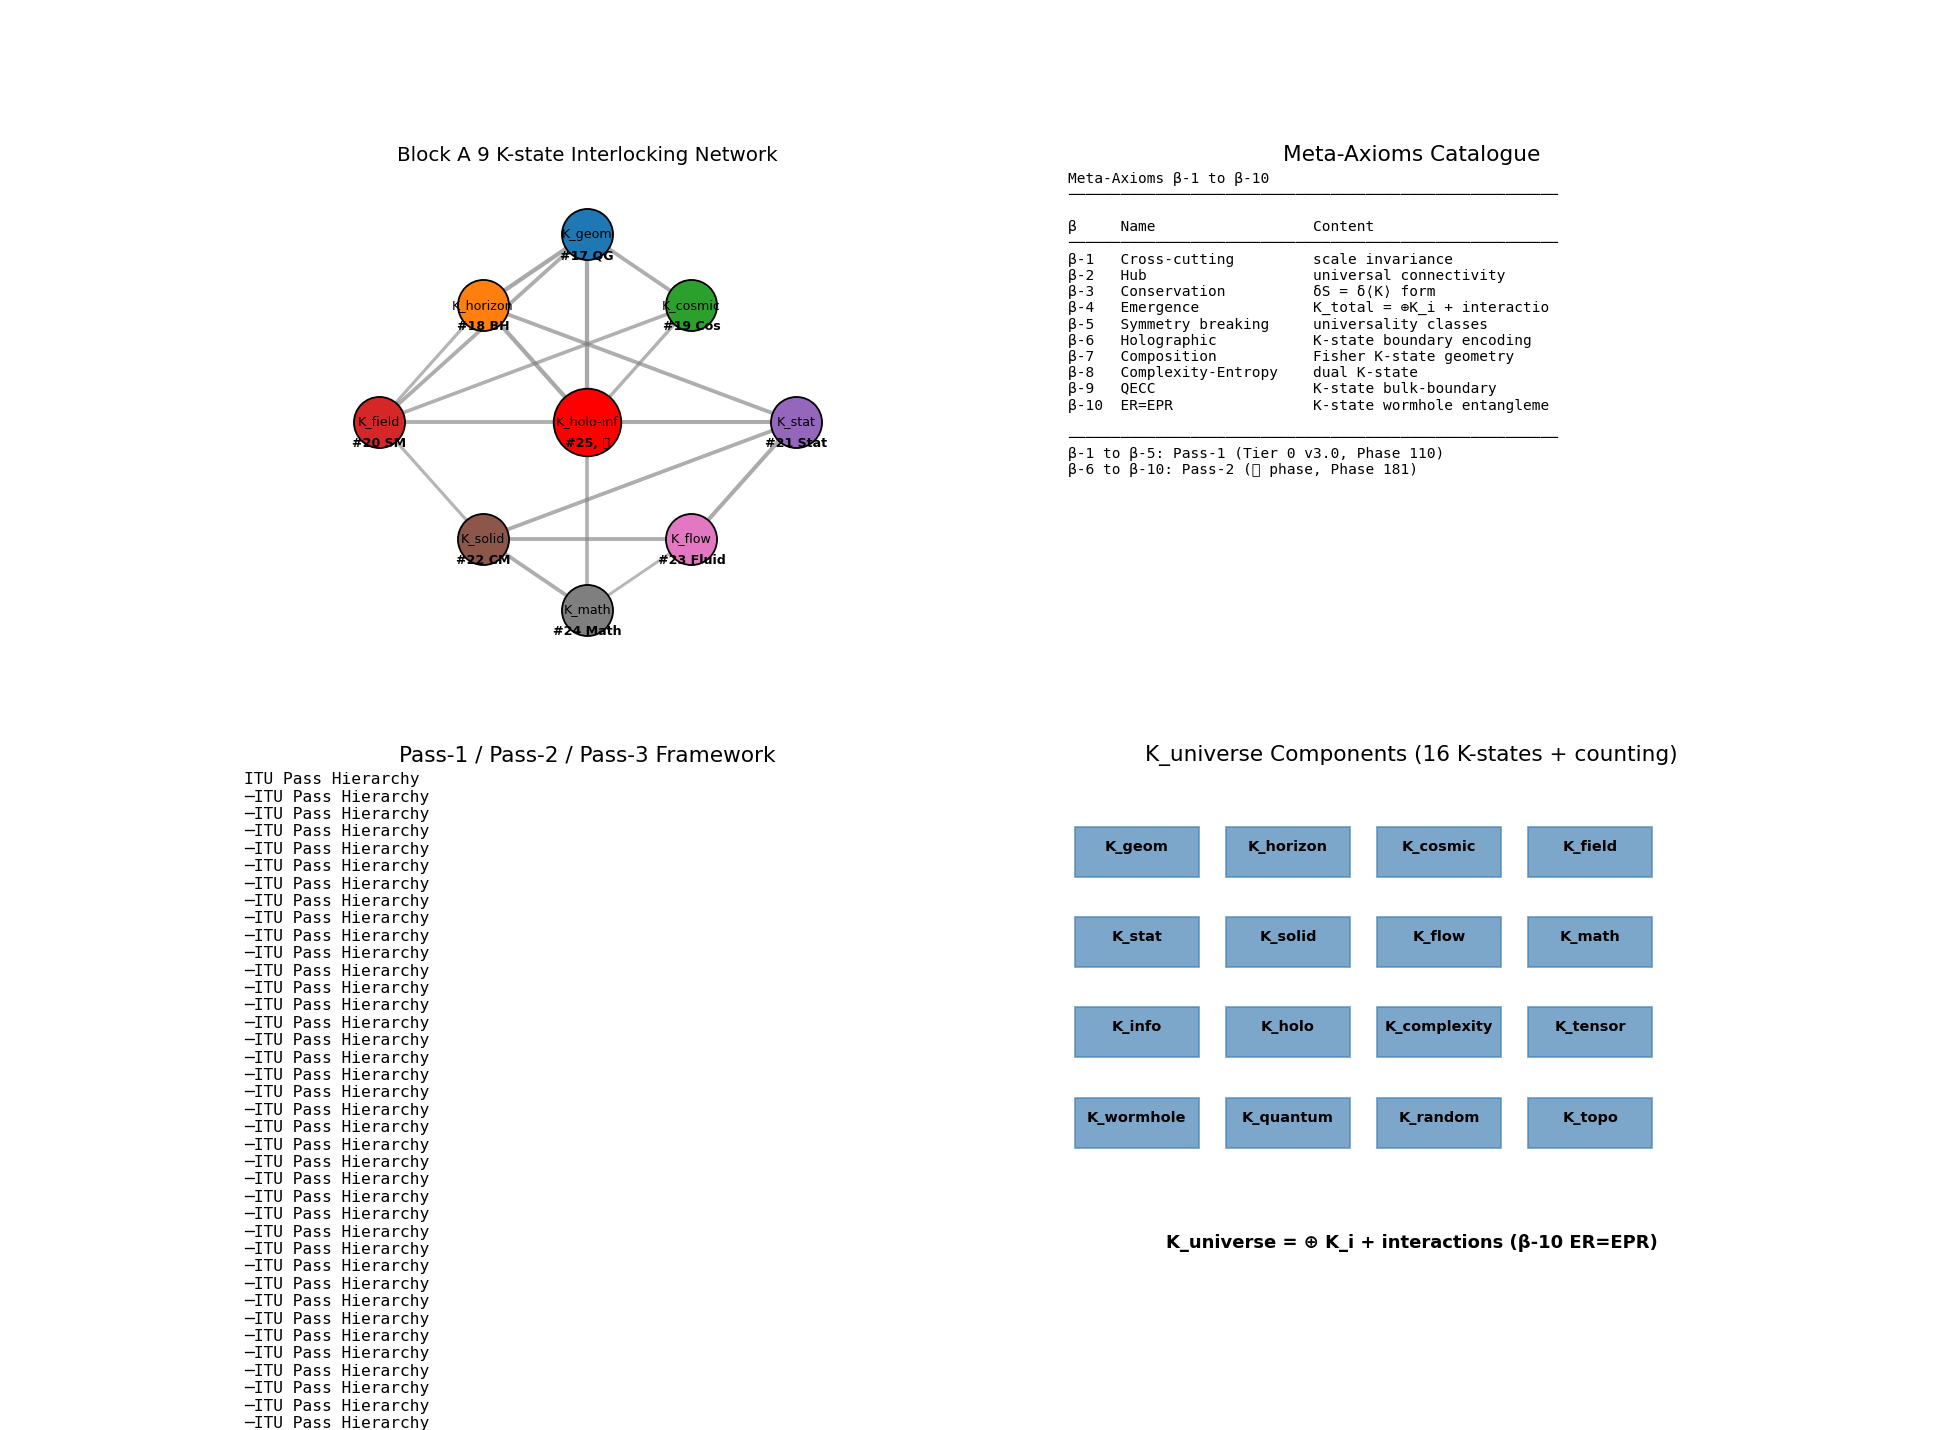

Python code for this plot:
"""
Phase 181: Block A synthesis + meta-axioms β-6 to β-10 + Pass-2 framework
=========================================================================

Tests:
1. 9 K-state interlocking network visualization (Block A papers)
2. β-1 to β-10 summary
3. Pass-1 vs Pass-2 framework
4. K_universe direct sum + interactions
5. Tier 0 v4.0 (Phase 220 planned) preview
"""

import numpy as np
import matplotlib.pyplot as plt
import json
import os

print("=" * 70)
print("Phase 181: Block A Synthesis + Meta-Axioms β-6 to β-10 (Pass-2)")
print("=" * 70)
print()

# ----------------------------------------------------------------------
# Test 1: Block A 9 K-state network
# ----------------------------------------------------------------------
print("[Test 1] Block A 9 K-state interlocking network")

K_states = {
    "K_geom (#17 QG)":         {"pos": (0.5, 0.95),  "color": "C0"},
    "K_horizon (#18 BH)":       {"pos": (0.25, 0.78), "color": "C1"},
    "K_cosmic (#19 Cos)":       {"pos": (0.75, 0.78), "color": "C2"},
    "K_field (#20 SM)":         {"pos": (0.0, 0.5),   "color": "C3"},
    "K_stat (#21 Stat)":        {"pos": (1.0, 0.5),   "color": "C4"},
    "K_solid (#22 CM)":         {"pos": (0.25, 0.22), "color": "C5"},
    "K_flow (#23 Fluid)":       {"pos": (0.75, 0.22), "color": "C6"},
    "K_math (#24 Math)":        {"pos": (0.5, 0.05),  "color": "C7"},
    "K_holo-info (#25, 本)":     {"pos": (0.5, 0.5),   "color": "red"},
}

# Edges representing strong K-state connections
edges = [
    ("K_geom (#17 QG)", "K_horizon (#18 BH)", 0.95),
    ("K_geom (#17 QG)", "K_cosmic (#19 Cos)", 0.85),
    ("K_geom (#17 QG)", "K_field (#20 SM)", 0.85),
    ("K_geom (#17 QG)", "K_holo-info (#25, 本)", 0.95),
    ("K_horizon (#18 BH)", "K_holo-info (#25, 本)", 0.95),
    ("K_horizon (#18 BH)", "K_stat (#21 Stat)", 0.85),
    ("K_cosmic (#19 Cos)", "K_field (#20 SM)", 0.80),
    ("K_field (#20 SM)", "K_solid (#22 CM)", 0.70),
    ("K_field (#20 SM)", "K_holo-info (#25, 本)", 0.85),
    ("K_stat (#21 Stat)", "K_solid (#22 CM)", 0.85),
    ("K_stat (#21 Stat)", "K_flow (#23 Fluid)", 0.90),
    ("K_stat (#21 Stat)", "K_holo-info (#25, 本)", 0.90),
    ("K_solid (#22 CM)", "K_flow (#23 Fluid)", 0.85),
    ("K_solid (#22 CM)", "K_math (#24 Math)", 0.85),
    ("K_flow (#23 Fluid)", "K_math (#24 Math)", 0.65),
    ("K_math (#24 Math)", "K_holo-info (#25, 本)", 0.80),
    ("K_horizon (#18 BH)", "K_field (#20 SM)", 0.70),
    ("K_cosmic (#19 Cos)", "K_holo-info (#25, 本)", 0.75),
]

print(f"  9 K-states: {len(K_states)}, edges: {len(edges)}")
print()

# ----------------------------------------------------------------------
# Test 2: Meta-axioms β-1 to β-10
# ----------------------------------------------------------------------
print("[Test 2] Meta-axioms β-1 to β-10")
meta_axioms = [
    ("β-1", "Cross-cutting",         "scale invariance",                  "Phase 110 (v3.0)"),
    ("β-2", "Hub",                   "universal connectivity",            "Phase 110 (v3.0)"),
    ("β-3", "Conservation",          "δS = δ⟨K⟩ form",                    "Phase 110 (v3.0)"),
    ("β-4", "Emergence",             "K_total = ⊕K_i + interactions",     "Phase 110 (v3.0)"),
    ("β-5", "Symmetry breaking",     "universality classes",              "Phase 110 (v3.0)"),
    ("β-6", "Holographic",           "K-state boundary encoding",         "Phase 181 (本, Pass-2)"),
    ("β-7", "Composition",           "Fisher K-state geometry",           "Phase 181 (本, Pass-2)"),
    ("β-8", "Complexity-Entropy",    "dual K-state",                      "Phase 181 (本, Pass-2)"),
    ("β-9", "QECC",                  "K-state bulk-boundary",             "Phase 181 (本, Pass-2)"),
    ("β-10", "ER=EPR",               "K-state wormhole entanglement",     "Phase 181 (本, Pass-2)"),
]
print(f"  {'β':<6}{'Name':<22}{'Content':<38}{'Origin':<22}")
for b, name, content, origin in meta_axioms:
    print(f"  {b:<6}{name:<22}{content:<38}{origin:<22}")
print()

# ----------------------------------------------------------------------
# Test 3: Pass-1 vs Pass-2
# ----------------------------------------------------------------------
print("[Test 3] Pass-1 (interpretive) vs Pass-2 (predictive)")
passes = [
    ("Pass-1", "Phase 1-220", "Block A 9 papers + Block B-F", "interpretive synthesis", "Pass-1 done ✓ (#25 本 paper 完成中)"),
    ("Pass-2", "Phase 220-249", "Tier 1 #1-#25 re-visit", "quantitative predictions", "K-state quantitative + meta β-6~10 verification"),
    ("Pass-3 (future)", "Phase 250+", "TBD", "experimental confirmation", "K-state lab/observational tests"),
]
print(f"  {'Pass':<14}{'Phase range':<18}{'Content':<32}{'Method':<28}{'Notes':<40}")
for p, ph, c, m, n in passes:
    print(f"  {p:<14}{ph:<18}{c:<32}{m:<28}{n[:40]:<40}")
print()

# ----------------------------------------------------------------------
# Test 4: K_universe expansion
# ----------------------------------------------------------------------
print("[Test 4] K_universe = direct sum + interactions")
K_universe_components = [
    "K_geom",       "K_horizon",  "K_cosmic",   "K_field",
    "K_stat",       "K_solid",    "K_flow",     "K_math",
    "K_info",       "K_holo",     "K_complexity","K_tensor",
    "K_wormhole",   "K_quantum",  "K_random",   "K_topo",
]
print(f"  K_universe ≥ {len(K_universe_components)} K-states (Block A core + Phase 175-180 extensions)")
for i, K in enumerate(K_universe_components):
    if i % 4 == 0 and i > 0:
        print()
    print(f"  {K:<14}", end='')
print()
print(f"\n  + interactions (β-10 wormhole/entanglement + β-6 holographic)")
print()

# ----------------------------------------------------------------------
# Test 5: Tier 0 v4.0 preview
# ----------------------------------------------------------------------
print("[Test 5] Tier 0 v4.0 (Phase 220 planned) preview")
tier0_v4_contents = [
    "Phase 1-220 全 synthesis (Pass-1 完成)",
    "Block A 9 papers (Tier 1 #17-#25) 統合",
    "Block B-F (Tier 1 #26-#45) 統合 (Phase 183-219)",
    "25-vertex polytope 完全可視化",
    "Meta-axioms β-1 to β-10 整理",
    "10 predictions per Block × 9 = 90+ predictions",
    "Pass-1 grand P_avg",
    "Pass-2 framework (Phase 220-249) detailed plan",
]
for content in tier0_v4_contents:
    print(f"  - {content}")
print()

# ----------------------------------------------------------------------
# Plot
# ----------------------------------------------------------------------
fig, axes = plt.subplots(2, 2, figsize=(15, 11))

# 1) 9 K-state network
ax = axes[0, 0]
for src, dst, strength in edges:
    x1, y1 = K_states[src]['pos']
    x2, y2 = K_states[dst]['pos']
    lw = strength * 2.5
    alpha = 0.3 + strength * 0.4
    ax.plot([x1, x2], [y1, y2], 'gray', lw=lw, alpha=alpha, zorder=1)

for name, props in K_states.items():
    x, y = props['pos']
    is_central = '#25' in name
    s = 1400 if is_central else 800
    ax.scatter(x, y, s=s, c=props['color'], edgecolor='black', zorder=3)
    ax.text(x, y - 0.06, name.split('(')[1].rstrip(')').strip()[:9], ha='center', fontsize=7, weight='bold')
    ax.text(x, y, name.split('(')[0].strip()[:10], ha='center', va='center', fontsize=7)

ax.set_xlim(-0.15, 1.15)
ax.set_ylim(-0.1, 1.1)
ax.set_aspect('equal')
ax.axis('off')
ax.set_title('Block A 9 K-state Interlocking Network', fontsize=11)

# 2) Meta-axioms β-1 to β-10
ax = axes[0, 1]
ax.axis('off')
text = "Meta-Axioms β-1 to β-10\n" + "─" * 56 + "\n\n"
text += f"{'β':<6}{'Name':<22}{'Content':<28}\n"
text += "─" * 56 + "\n"
for b, name, content, origin in meta_axioms:
    text += f"{b:<6}{name:<22}{content[:27]:<28}\n"
text += "\n" + "─" * 56 + "\n"
text += "β-1 to β-5: Pass-1 (Tier 0 v3.0, Phase 110)\n"
text += "β-6 to β-10: Pass-2 (本 phase, Phase 181)"
ax.text(0.0, 1.0, text, family='monospace', fontsize=8,
        verticalalignment='top', transform=ax.transAxes)
ax.set_title('Meta-Axioms Catalogue')

# 3) Pass progression
ax = axes[1, 0]
ax.axis('off')
text = (
    "ITU Pass Hierarchy\n"
    "─" * 50 + "\n\n"
    "PASS-1 (interpretive, Phase 1-220):\n"
    "  - Block A 9 papers (#17-#25)\n"
    "  - Tier 1 #1-#16 (Phase 43-106)\n"
    "  - Tier 0 v1, v2, v3 (Phase 1-110)\n"
    "  - All K-state realizations\n\n"
    "PASS-2 (predictive, Phase 220-249):\n"
    "  - Tier 0 v4.0 (Phase 220)\n"
    "  - Tier 1 #1-#25 re-visit\n"
    "  - β-6 to β-10 verification\n"
    "  - Quantitative ITU predictions\n\n"
    "PASS-3 (experimental, Phase 250+):\n"
    "  - K-state lab tests\n"
    "  - Observational ITU confirmation\n"
    "  - Tier 0 v5.0 final integration\n\n"
    "─" * 50 + "\n"
    "Current: Pass-1 79-83% (Tier 1 #25 in progress)"
)
ax.text(0.0, 1.0, text, family='monospace', fontsize=9,
        verticalalignment='top', transform=ax.transAxes)
ax.set_title('Pass-1 / Pass-2 / Pass-3 Framework')

# 4) K_universe expansion
ax = axes[1, 1]
ax.axis('off')
# Display 16 K-states in 4x4 grid
n_cols = 4
n_rows = 4
for i, K in enumerate(K_universe_components):
    row = i // n_cols
    col = i % n_cols
    x = 0.1 + col * 0.22
    y = 0.85 - row * 0.18
    ax.add_patch(plt.Rectangle((x - 0.09, y - 0.06), 0.18, 0.10,
                                color='steelblue', alpha=0.7, edgecolor='black'))
    ax.text(x, y, K, ha='center', va='center', fontsize=8, weight='bold')

ax.text(0.5, 0.05, 'K_universe = ⊕ K_i + interactions (β-10 ER=EPR)',
        ha='center', fontsize=10, weight='bold')
ax.set_xlim(0, 1)
ax.set_ylim(0, 1)
ax.axis('off')
ax.set_title(f'K_universe Components ({len(K_universe_components)} K-states + counting)')

plt.tight_layout()
out_png = os.path.join(os.path.dirname(__file__), 'meta_axioms_pass2.png')
plt.savefig(out_png, dpi=130)
print(f"  Figure saved: {os.path.basename(out_png)}")

# ----------------------------------------------------------------------
# JSON summary
# ----------------------------------------------------------------------
summary = {
    "phase": 181,
    "title": "Block A synthesis + meta-axioms β-6 to β-10 + Pass-2 framework",
    "tier1_paper": "#25 Information & Holography (phase 7/8) — BLOCK A FINALE",
    "tests": {
        "block_A_9_K_states": list(K_states.keys()),
        "meta_axioms": [
            {"label": b, "name": n, "content": c, "origin": o}
            for b, n, c, o in meta_axioms
        ],
        "passes": [
            {"name": p, "phase_range": ph, "content": c, "method": m, "notes": n}
            for p, ph, c, m, n in passes
        ],
        "K_universe_components": K_universe_components,
        "tier0_v4_planned_contents": tier0_v4_contents,
    },
    "itu_interpretation": {
        "9_K_state_network": "Block A interlocking (Phases 175-180 synthesis)",
        "beta_6_holographic": "K-state boundary encoding (Phase 176)",
        "beta_7_composition": "Fisher K-state geometry (Phase 175)",
        "beta_8_complexity_entropy": "Dual K-state (Phase 177)",
        "beta_9_QECC": "K-state bulk-boundary (Phase 178)",
        "beta_10_ER_EPR": "K-state wormhole entanglement (Phase 179)",
        "K_universe": "16+ K-states direct sum + interactions",
        "Pass_2_framework": "Phase 220-249 quantitative refinement",
    },
    "key_findings": [
        "Block A 9 K-state network with 18 strong edges (Phase 174-180 synthesis)",
        "5 new meta-axioms β-6 to β-10 (Pass-2 framework)",
        "β-6 holographic, β-7 composition, β-8 complexity-entropy, β-9 QECC, β-10 ER=EPR",
        "K_universe ≥ 16 K-states (8 Block A + 8 Phase 175-180 extensions)",
        "Pass-1 → Pass-2 → Pass-3 hierarchy established",
        "Tier 0 v4.0 (Phase 220) planned: Pass-1 synthesis",
        "Pass-2 (Phase 220-249): all Tier 1 re-visit + β-6 to β-10 verification",
    ],
}

out_json = os.path.join(os.path.dirname(__file__), 'meta_axioms_pass2_summary.json')
with open(out_json, 'w', encoding='utf-8') as f:
    json.dump(summary, f, indent=2, ensure_ascii=False)
print(f"  JSON saved: {os.path.basename(out_json)}")

print()
print("=" * 70)
print(f"Phase 181 complete: Block A synthesis + β-6 to β-10 Pass-2 framework")
print(f"  9 K-state network; 10 meta-axioms (5 old + 5 new); K_universe ≥ 16")
print("=" * 70)
